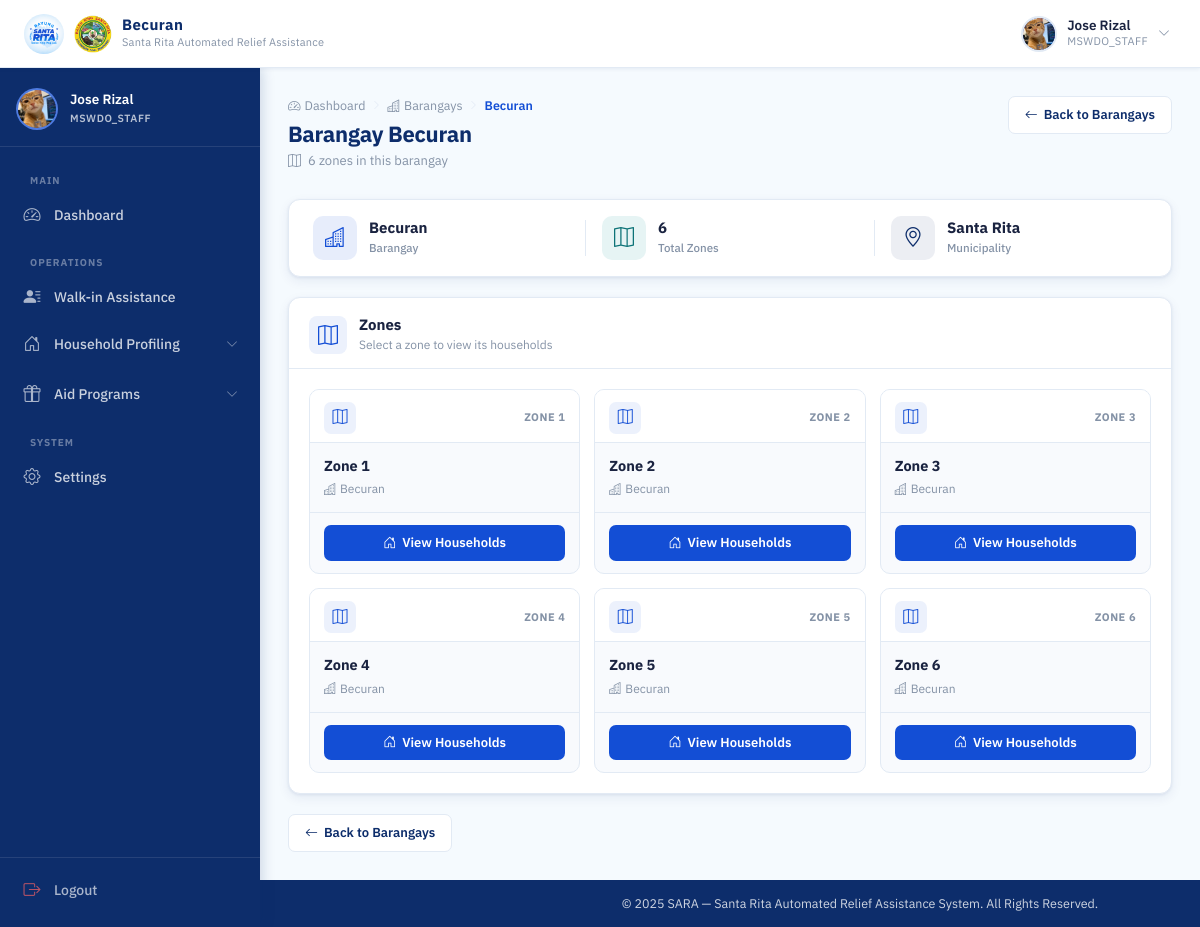
Page /mswdo/barangays/1/zones/ (signed in) on the committed database.
### accounts/models.py (models this page shows, shortened)
class Barangay(models.Model):
    name = models.CharField(max_length=100, unique=True)

class User(AbstractUser):
    ROLE_CHOICES = (
        ('MSWDO', 'MSWDO Admin'),
        ('MSWDO_STAFF', 'MSWDO Staff'),
        ('BARANGAY', 'Barangay Admin'),
    )
    email = models.EmailField(unique=True)
    role = models.CharField(max_length=20, choices=ROLE_CHOICES)
    barangay = models.ForeignKey(
        'Barangay', on_delete=models.SET_NULL, blank=True, null=True, related_name='users'
    )
    is_active = models.BooleanField(default=True)
    middle_name = models.CharField(max_length=150, blank=True)
    suffix = models.CharField(max_length=10, blank=True, null=True)
    position = models.CharField(max_length=100, blank=True)
    birth_place = models.CharField(max_length=200, blank=True)
    CIVIL_STATUS_CHOICES = (
        ('SINGLE', 'Single'),
        ('MARRIED', 'Married'),
        ('WIDOWED', 'Widowed'),
        ('SEPARATED', 'Separated'),
        ('ANNULLED', 'Annulled'),
    )
    civil_status = models.CharField(max_length=20, choices=CIVIL_STATUS_CHOICES, blank=True)
    citizenship = models.CharField(max_length=100, blank=True, default='Filipino')
    must_change_password = models.BooleanField(default=False)
    SEX_CHOICES = (
        ('M', 'Male'),
        ('F', 'Female'),
    )
    sex = models.CharField(max_length=1, choices=SEX_CHOICES, blank=True)
    birthdate = models.DateField(blank=True, null=True)
    contact_number = models.CharField(
        max_length=13,
        blank=True,
        validators=[
            RegexValidator(
                regex=r'^(09|\+639)\d{9}$',
                message="Phone number must be entered in the format: '09XXXXXXXXX' or '+639XXXXXXXXX'."
            )
        ]
    )
    profile_image = models.ImageField(upload_to=user_profile_image_path, blank=True, null=True)

### households/models.py (models this page shows, shortened)
class Zone(models.Model):
    barangay = models.ForeignKey(Barangay, on_delete=models.CASCADE, related_name='zones')
    name = models.CharField(max_length=50)

### households/views.py (the view)
# urls.py: path('mswdo/barangays/<int:barangay_id>/zones/', views.barangay_zones, name='barangay_zones'),
@login_required
@session_protected
@mswdo_or_staff_required
def barangay_zones(request, barangay_id):
    barangay = get_object_or_404(Barangay, id=barangay_id)
    zones = Zone.objects.filter(barangay=barangay).order_by('name')
    return render(request, 'households/barangay_zones.html', {
        'barangay': barangay,
        'zones': zones,
    })

### accounts/context_processors.py (called while the page is built)
def auth_required(request):
    return {
        'requires_auth': request.user.is_authenticated
    }

def offline_sync_metadata(request):
    from distribution.models import OfflineSyncMetadata
    if request.user.is_authenticated and request.user.role == 'MSWDO_STAFF':
        latest_sync = OfflineSyncMetadata.get_latest_sync()
        return {
            'latest_sync': latest_sync,
        }
    return {}

### distribution/models.py (called while the page is built)
    @classmethod
    def get_latest_sync(cls):
        return cls.objects.order_by('-synced_at').first()

### households/templates/households/barangay_zones.html (shortened to what this page needs)
{% extends 'base.html' %}
{% load static %}
{% block navbar_title %}{{ barangay.name }}{% endblock %}
{% block css %}
<link rel="stylesheet" href="{% static 'css/mswdo_dashboard.css' %}">
<link rel="stylesheet" href="{% static 'css/barangay_accounts.css' %}">
<link rel="stylesheet" href="{% static 'css/barangay_list.css' %}">
{% endblock %}
{% block content %}
<div class="dash-page-header">
  <div>
    <div class="page-breadcrumb">
      <a href="{% if request.user.role == 'MSWDO' %}{% url 'mswdo_dashboard' %}{% else %}{% url 'staff_dashboard' %}{% endif %}" class="breadcrumb-link">
        <i class="bi bi-speedometer2"></i> Dashboard
      </a>
      <i class="bi bi-chevron-right breadcrumb-sep"></i>
      <a href="{% url 'barangay_list' %}" class="breadcrumb-link">
        <i class="bi bi-buildings"></i> Barangays
      </a>
      <i class="bi bi-chevron-right breadcrumb-sep"></i>
      <span class="breadcrumb-current">{{ barangay.name }}</span>
    </div>
    <h1 class="dash-page-title">Barangay {{ barangay.name }}</h1>
    <p class="dash-page-sub">
      <i class="bi bi-map me-1"></i>
      {{ zones|length }} zone{{ zones|length|pluralize }} in this barangay
    </p>
  </div>
  <div class="dash-header-actions">
    <a href="{% url 'barangay_list' %}" class="btn-dash-outline">
      <i class="bi bi-arrow-left"></i> Back to Barangays
    </a>
  </div>
</div>
<div class="brgy-info-strip">
  <div class="brgy-info-item">
    <div class="brgy-info-icon">
      <i class="bi bi-buildings"></i>
    </div>
    <div>
      <span class="brgy-info-val">{{ barangay.name }}</span>
      <span class="brgy-info-label">Barangay</span>
    </div>
  </div>
  <div class="brgy-info-item">
    <div class="brgy-info-icon brgy-info-icon--teal">
      <i class="bi bi-map"></i>
    </div>
    <div>
      <span class="brgy-info-val">{{ zones|length }}</span>
      <span class="brgy-info-label">Total Zones</span>
    </div>
  </div>
  <div class="brgy-info-item">
    <div class="brgy-info-icon brgy-info-icon--navy">
      <i class="bi bi-geo-alt"></i>
    </div>
    <div>
      <span class="brgy-info-val">Santa Rita</span>
      <span class="brgy-info-label">Municipality</span>
    </div>
  </div>
</div>
<div class="dash-panel">
  <div class="dash-panel__header">
    <div class="dash-panel__header-left">
      <i class="bi bi-map dash-panel__icon"></i>
      <div>
        <h2 class="dash-panel__title">Zones</h2>
        <p class="dash-panel__sub">Select a zone to view its households</p>
      </div>
    </div>
  </div>
  <div class="dash-panel__body">
    {% if zones %}
    <div class="zone-grid">
      {% for zone in zones %}
      <div class="zone-card">
        <div class="zone-card__header">
          <div class="zone-card__icon-wrap">
            <i class="bi bi-map"></i>
          </div>
          <span class="zone-card__number">Zone {{ forloop.counter }}</span>
        </div>
        <div class="zone-card__body">
          <h3 class="zone-card__name">{{ zone.name }}</h3>
          <p class="zone-card__barangay">
            <i class="bi bi-buildings me-1"></i>{{ barangay.name }}
          </p>
        </div>
        <div class="zone-card__footer">
          <a href="{% url 'zone_households' zone.id %}" class="btn-dash-primary zone-card__btn">
            <i class="bi bi-house-door"></i> View Households
          </a>
        </div>
      </div>
      {% endfor %}
    </div>
    {% endif %}
  </div>
</div>
<div class="page-back-row">
  <a href="{% url 'barangay_list' %}" class="btn-dash-outline">
    <i class="bi bi-arrow-left"></i> Back to Barangays
  </a>
</div>
{% endblock %}

### templates/base.html (shortened to what this page needs)
{% load static %}
<!DOCTYPE html>
<html lang="en">
<head>
  <link href="https://cdn.jsdelivr.net/npm/bootstrap@5.3.2/dist/css/bootstrap.min.css" rel="stylesheet">
  <link href="https://cdn.jsdelivr.net/npm/bootstrap-icons@1.11.3/font/bootstrap-icons.min.css" rel="stylesheet">
  <link rel="stylesheet" href="{% static 'css/base.css' %}">
  <link rel="stylesheet" href="{% static 'css/_responsive.css' %}">
  <link rel="stylesheet" href="{% static 'css/scan_rfid.css' %}">
  <link rel="stylesheet" href="{% static 'css/loading_modal.css' %}">
  {% block css %}{% endblock %}
</head>
<body>
  <div class="page-wrapper">
    <nav class="topbar" id="topbar">
      <div class="topbar-left">
        <a class="topbar-brand" href="#">
          <img src="{% static 'images/logo.jpg' %}" alt="SARA Logo" class="topbar-logo">
          <img src="{% static 'images/SRP.png' %}" alt="SRP Logo" class="topbar-logo topbar-logo--srp">
          <div class="topbar-title-group">
            <span class="topbar-title">{% block navbar_title %}SARA SYSTEM{% endblock %}</span>
            <span class="topbar-subtitle">Santa Rita Automated Relief Assistance</span>
          </div>
        </a>
      </div>
      <div class="topbar-right">
        {% if user.is_authenticated %}
        <div class="topbar-user" id="userDropdownToggle">
          <div class="topbar-avatar">
            {% if user.profile_image %}
            <img src="{{ user.profile_image.url }}" alt="{{ user.get_full_name }}">
            {% else %}
            <span class="avatar-initials">
              {{ user.first_name|first|upper }}{{ user.last_name|first|upper }}
            </span>
            {% endif %}
          </div>
          <div class="topbar-user-info">
            <span class="topbar-username">{{ user.get_full_name|default:user.username }}</span>
            <span class="topbar-role">{{ user.role|default:"User" }}</span>
          </div>
          <i class="bi bi-chevron-down topbar-chevron" id="userChevron"></i>
        </div>
        {% endif %}
      </div>
    </nav>
    {% if user.is_authenticated and not hide_sidebar %}
    <aside class="sidebar" id="sidebar">
      <div class="sidebar-header">
        <div class="sidebar-user-card">
          <div class="sidebar-avatar">
            {% if user.profile_image %}
            <img src="{{ user.profile_image.url }}" alt="{{ user.get_full_name }}">
            {% else %}
            <span class="avatar-initials avatar-initials--lg">
              {{ user.first_name|first|upper }}{{ user.last_name|first|upper }}
            </span>
            {% endif %}
          </div>
          <div class="sidebar-user-info">
            <span class="sidebar-username">{{ user.get_full_name|default:user.username }}</span>
            <span class="sidebar-role-badge">{{ user.role|default:"User" }}</span>
          </div>
        </div>
      </div>
      <nav class="sidebar-body">
        <ul class="sidebar-nav">
          {% if user.role == 'MSWDO_STAFF' %}
          <li class="sidebar-section-label">Main</li>
          <li class="sidebar-item">
            <a href="{% url 'staff_dashboard' %}"
              class="sidebar-link {% if request.resolver_match.url_name == 'staff_dashboard' %}active{% endif %}">
              <i class="bi bi-speedometer2"></i>
              <span>Dashboard</span>
            </a>
          </li>
          <li class="sidebar-section-label">Operations</li>
          <li class="sidebar-item">
            <a href="{% url 'staff_walkin' %}"
              class="sidebar-link {% if request.resolver_match.url_name == 'staff_walkin' %}active{% endif %}">
              <i class="bi bi-person-lines-fill"></i>
              <span>Walk-in Assistance</span>
            </a>
          </li>
          <li class="sidebar-item sidebar-item--accordion">
            <button class="sidebar-link sidebar-accordion-btn " data-target="staffHouseholdSubmenu" aria-expanded="{% if request.resolver_match.url_name == 'residents_overview' or request.resolver_match.url_name == 'household_map' or request.resolver_match.url_name == 'household_vulnerability_map' or request.resolver_match.url_name == 'register_rfid' %}true{% else %}false{% endif %}">
              <i class="bi bi-house-door"></i>
              <span>Household Profiling</span>
              <i class="bi bi-chevron-down sidebar-arrow" style=""></i>
            </button>
          </li>
          <li class="sidebar-item sidebar-item--accordion">
            <button class="sidebar-link sidebar-accordion-btn " data-target="staffAidSubmenu" aria-expanded="{% if request.resolver_match.url_name == 'staff_assigned_schedules' or request.resolver_match.url_name == 'analytics' or request.resolver_match.url_name == 'aid_reports' or request.resolver_match.url_name == 'program_list' %}true{% else %}false{% endif %}">
              <i class="bi bi-gift"></i>
              <span>Aid Programs</span>
              <i class="bi bi-chevron-down sidebar-arrow" style=""></i>
            </button>
          </li>
          <li class="sidebar-section-label">System</li>
          <li class="sidebar-item">
            <a href="{% url 'settings' %}" class="sidebar-link {% if request.resolver_match.url_name == 'settings' %}active{% endif %}">
              <i class="bi bi-gear"></i>
              <span>Settings</span>
            </a>
          </li>
          {% endif %}
        </ul>
      </nav>
      <div class="sidebar-footer">
        <a href="{% url 'logout' %}" class="sidebar-link sidebar-logout">
          <i class="bi bi-box-arrow-right"></i>
          <span>Logout</span>
        </a>
      </div>
    </aside>
    {% endif %}
    <main class="{% if user.is_authenticated and not hide_sidebar %}main-content{% endif %}">
      {% block content %}{% endblock %}
    </main>
    <footer
      class="{% if user.is_authenticated and not hide_sidebar %}footer footer--dashboard{% else %}footer{% endif %}">
      <div class="footer-content">
        <p>&copy; 2025 SARA &mdash; Santa Rita Automated Relief Assistance System. All Rights Reserved.</p>
      </div>
    </footer>
  </div>
</body>
</html>

### static/css/_responsive.css (style rules this page uses)
html, body { overflow-x: hidden; max-width: 100%; }
.page-wrapper, .main-content, .logform, .form-container { max-width: 100%; box-sizing: border-box; }

### static/css/mswdo_dashboard.css (style rules this page uses)
:root { --card-radius: 12px; --panel-radius: 12px; --shadow-card: 0 1px 3px rgba(13, 45, 107, 0.07), 0 4px 12px rgba(13, 45, 107, 0.07); --shadow-hover: 0 4px 18px rgba(13, 45, 107, 0.14); --teal: #0d7377; --teal-light: #e6f4f4; --amber: #b45309; --amber-light: #fef3c7; --green: #166534; --green-light: #dcfce7; --indigo: #3730a3; --indigo-light: #ede9fe; --success: #22A06B; --success-hover: #1C8A5C; --success-bg: rgba(34, 160, 107, 0.08); }
.dash-page-header { display: flex; align-items: flex-start; justify-content: space-between; gap: 16px; margin-bottom: 28px; flex-wrap: wrap; }
.dash-page-title { font-size: 22px; font-weight: 700; color: var(--primary); margin: 0 0 4px; letter-spacing: -0.3px; }
.dash-page-sub { font-size: 13px; color: var(--text-muted); margin: 0; }
.dash-header-actions { display: flex; gap: 10px; align-items: center; flex-shrink: 0; }
.btn-dash-primary { display: inline-flex; align-items: center; gap: 6px; background-color: var(--secondary); color: #fff; border: none; border-radius: 7px; padding: 9px 18px; font-size: 13.5px; font-weight: 600; cursor: pointer; transition: background var(--transition), box-shadow var(--transition); font-family: var(--font); text-decoration: none; }
.btn-dash-outline { display: inline-flex; align-items: center; gap: 6px; background: var(--white); color: var(--primary); border: 1.5px solid var(--border); border-radius: 7px; padding: 8px 16px; font-size: 13px; font-weight: 600; cursor: pointer; transition: border-color var(--transition), background var(--transition), color var(--transition), box-shadow var(--transition); font-family: var(--font); text-decoration: none; }
.dash-panel { background: var(--white); border: 1px solid var(--border); border-radius: var(--panel-radius); box-shadow: var(--shadow-card); overflow: hidden; }
.dash-panel__header { display: flex; align-items: center; justify-content: space-between; padding: 18px 20px 14px; border-bottom: 1px solid var(--border); }
.dash-panel__header-left { display: flex; align-items: center; gap: 12px; }
.dash-panel__icon { font-size: 20px; color: var(--secondary); width: 38px; height: 38px; background: rgba(19, 78, 213, 0.08); border-radius: 8px; display: flex; align-items: center; justify-content: center; flex-shrink: 0; }
.dash-panel__title { font-size: 15px; font-weight: 700; color: var(--text-main); margin: 0 0 2px; line-height: 1.2; }
.dash-panel__sub { font-size: 12px; color: var(--text-muted); margin: 0; }
.dash-panel__body { padding: 20px; }

### static/css/barangay_accounts.css (style rules this page uses)
.page-breadcrumb { display: flex; align-items: center; gap: 6px; margin-bottom: 6px; }
.breadcrumb-link { font-size: 12.5px; color: var(--text-muted); text-decoration: none; display: flex; align-items: center; gap: 4px; transition: color var(--transition); }
.breadcrumb-sep { font-size: 10px; color: var(--border); }
.breadcrumb-current { font-size: 12.5px; color: var(--secondary); font-weight: 600; }
.page-back-row { margin-top: 20px; display: flex; align-items: center; }

### rows in the picture
Barangay: name "Becuran"
User: profile_image (picture), get_full_name "Jose Rizal", role "MSWDO_STAFF"
Zone: name "Zone 1"
Zone: name "Zone 2"
Zone: name "Zone 3"
Zone: name "Zone 4"
Zone: name "Zone 5"
Zone: name "Zone 6"

### other values in the picture
{{ zones|length }} "6"
